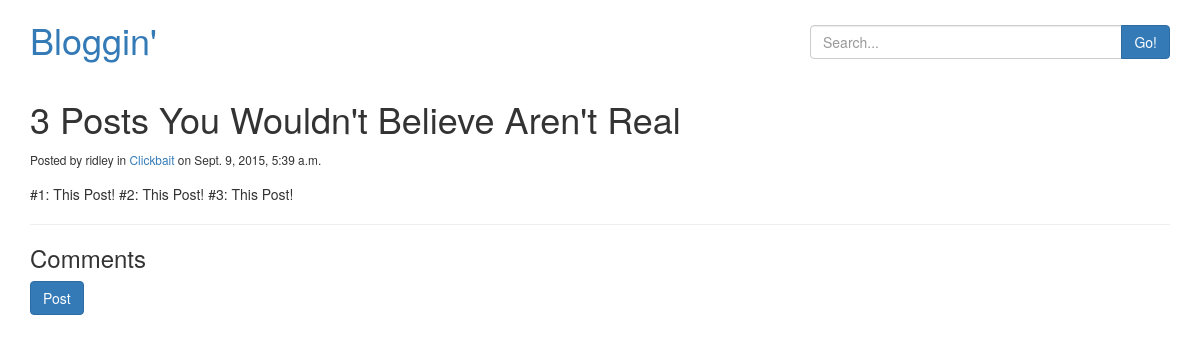
/1/, run on the app's committed database.
### project3/blog/models.py (models this page shows, shortened)
class Post(models.Model):
    title = models.CharField(max_length=64)
    author = models.ForeignKey(User)
    text = models.TextField()
    pub_date = models.DateTimeField()
    active = models.BooleanField(default=False)
    categories = models.ManyToManyField(Category)

class Category(models.Model):
    name = models.CharField(max_length=32)
    slug = models.SlugField()
    def __unicode__(self):
        return self.name

### project3/blog/views.py (the view)
# urls.py: url(r'^(?P<pk>\d+)/$', PostView.as_view(), name="post-detail"),
class PostView(DetailView):
    model = Post

### project3/blog/templates/blog/post_detail.html (shortened to what this page needs)
{% extends 'base.html' %}
{% load comments %}
{% load crispy_forms_tags %}
{% block content %}
<h1>{{ object.title }}</h1>
<small>Posted by {{ object.author.username }} in {% for cat in object.categories.all %}<a href="{% url 'category-list' cat.slug %}">{{ cat }}</a>{% if not forloop.last %}, {% endif %}{% endfor %} on {{ object.pub_date }}</small>
<p style="padding-top: 15px;">
    {{ object.text }}
</p>
{% get_comment_count for object as comment_count %}
<hr />
<h3>{{ comment_count }} Comments</h3>
{% get_comment_form for object as form %}
  <form id="comment-form" action="{% comment_form_target %}" method="post">
    <input type="submit" class="btn btn-primary" id="comment-submit" name="submit" value="Post">
  </form>
{% endblock content %}

### project3/blog/templates/blog/post_detail.html (style rules this page uses)
form { padding-bottom: 20px; }

### data on the page
Post: title "3 Posts You Wouldn't Believe Aren't Real", author.username "ridley", pub_date "Sept. 9, 2015, 5:39 a.m.", text "#1: This Post! #2: This Post! #3: This Post!"
Category: name "Clickbait"
